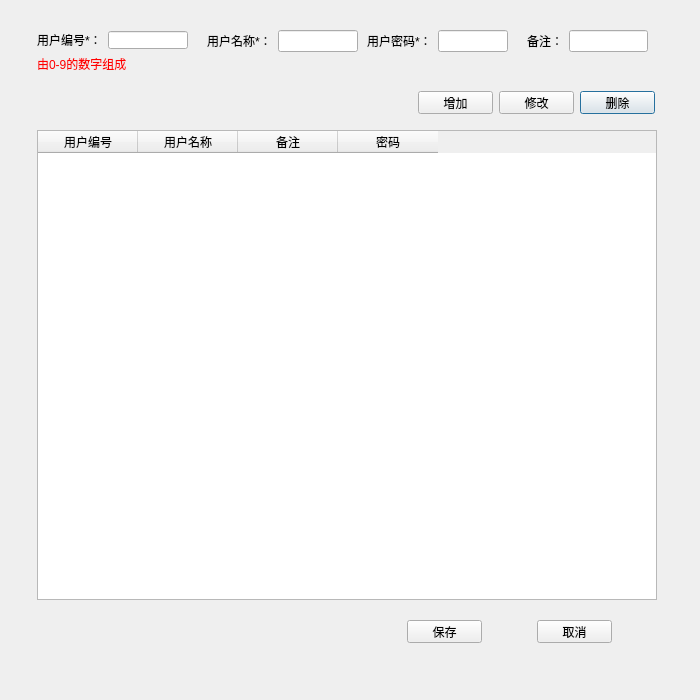
<?xml version="1.0" encoding="UTF-8"?>
<ui version="4.0">
 <class>BatchUserDialog</class>
 <widget class="QDialog" name="BatchUserDialog">
  <property name="geometry">
   <rect>
    <x>0</x>
    <y>0</y>
    <width>700</width>
    <height>700</height>
   </rect>
  </property>
  <property name="minimumSize">
   <size>
    <width>700</width>
    <height>700</height>
   </size>
  </property>
  <property name="maximumSize">
   <size>
    <width>700</width>
    <height>700</height>
   </size>
  </property>
  <property name="windowTitle">
   <string>批量添加用户</string>
  </property>
  <widget class="QPushButton" name="ptnDelete">
   <property name="geometry">
    <rect>
     <x>580</x>
     <y>91</y>
     <width>75</width>
     <height>23</height>
    </rect>
   </property>
   <property name="text">
    <string>删除</string>
   </property>
  </widget>
  <widget class="QPushButton" name="ptnModify">
   <property name="geometry">
    <rect>
     <x>499</x>
     <y>91</y>
     <width>75</width>
     <height>23</height>
    </rect>
   </property>
   <property name="text">
    <string>修改</string>
   </property>
  </widget>
  <widget class="QPushButton" name="ptnAdd">
   <property name="geometry">
    <rect>
     <x>418</x>
     <y>91</y>
     <width>75</width>
     <height>23</height>
    </rect>
   </property>
   <property name="text">
    <string>增加</string>
   </property>
  </widget>
  <widget class="QPushButton" name="ptnSave">
   <property name="geometry">
    <rect>
     <x>407</x>
     <y>620</y>
     <width>75</width>
     <height>23</height>
    </rect>
   </property>
   <property name="text">
    <string>保存</string>
   </property>
  </widget>
  <widget class="QPushButton" name="ptnClose">
   <property name="geometry">
    <rect>
     <x>537</x>
     <y>620</y>
     <width>75</width>
     <height>23</height>
    </rect>
   </property>
   <property name="text">
    <string>取消</string>
   </property>
  </widget>
  <widget class="QTableWidget" name="userTableWidget">
   <property name="geometry">
    <rect>
     <x>37</x>
     <y>130</y>
     <width>620</width>
     <height>470</height>
    </rect>
   </property>
   <column>
    <property name="text">
     <string>用户编号</string>
    </property>
   </column>
   <column>
    <property name="text">
     <string>用户名称</string>
    </property>
   </column>
   <column>
    <property name="text">
     <string>备注</string>
    </property>
   </column>
   <column>
    <property name="text">
     <string>密码</string>
    </property>
   </column>
  </widget>
  <widget class="QWidget" name="layoutWidget">
   <property name="geometry">
    <rect>
     <x>37</x>
     <y>31</y>
     <width>151</width>
     <height>42</height>
    </rect>
   </property>
   <layout class="QVBoxLayout" name="verticalLayout">
    <item>
     <layout class="QHBoxLayout" name="horizontalLayout_6">
      <item>
       <widget class="QLabel" name="label">
        <property name="text">
         <string>用户编号*：</string>
        </property>
       </widget>
      </item>
      <item>
       <widget class="QLineEdit" name="edtUserNo"/>
      </item>
     </layout>
    </item>
    <item>
     <widget class="QLabel" name="label_7">
      <property name="styleSheet">
       <string notr="true">color:red</string>
      </property>
      <property name="text">
       <string>由0-9的数字组成</string>
      </property>
     </widget>
    </item>
   </layout>
  </widget>
  <widget class="QWidget" name="layoutWidget">
   <property name="geometry">
    <rect>
     <x>367</x>
     <y>30</y>
     <width>141</width>
     <height>22</height>
    </rect>
   </property>
   <layout class="QHBoxLayout" name="horizontalLayout_2">
    <item>
     <widget class="QLabel" name="label_5">
      <property name="text">
       <string>用户密码*：</string>
      </property>
     </widget>
    </item>
    <item>
     <widget class="QLineEdit" name="edtUserPwd">
      <property name="echoMode">
       <enum>QLineEdit::Normal</enum>
      </property>
     </widget>
    </item>
   </layout>
  </widget>
  <widget class="QWidget" name="layoutWidget">
   <property name="geometry">
    <rect>
     <x>527</x>
     <y>30</y>
     <width>121</width>
     <height>22</height>
    </rect>
   </property>
   <layout class="QHBoxLayout" name="horizontalLayout_3">
    <item>
     <widget class="QLabel" name="label_3">
      <property name="text">
       <string>备注：</string>
      </property>
     </widget>
    </item>
    <item>
     <widget class="QLineEdit" name="edtUserComments"/>
    </item>
   </layout>
  </widget>
  <widget class="QWidget" name="layoutWidget">
   <property name="geometry">
    <rect>
     <x>207</x>
     <y>30</y>
     <width>151</width>
     <height>22</height>
    </rect>
   </property>
   <layout class="QHBoxLayout" name="horizontalLayout">
    <item>
     <widget class="QLabel" name="label_2">
      <property name="text">
       <string>用户名称*：</string>
      </property>
     </widget>
    </item>
    <item>
     <widget class="QLineEdit" name="edtUserName"/>
    </item>
   </layout>
  </widget>
 </widget>
 <resources/>
 <connections/>
</ui>
